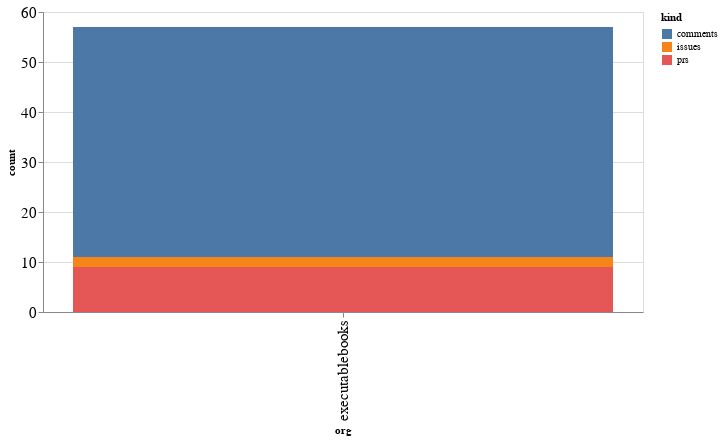

The notebook cell this image was saved under:
### Code cell
alt.Chart(org_summaries, width=600).mark_bar().encode(
    x='org',
    y='count',
    color='kind',
    tooltip="org"
)

### Figure 1 — Vega-Lite specification as saved in the notebook (floating-point values rounded to 4 significant figures)
{"config": {"axisLeft": {"labelFontSize": 15}, "axisBottom": {"labelFontSize": 15}}, "data": {"name": "data-95869e581a0dc4b035f74e36a5fba0c5"}, "mark": "bar", "encoding": {"color": {"type": "nominal", "field": "kind"}, "tooltip": {"type": "nominal", "field": "org"}, "x": {"type": "nominal", "field": "org"}, "y": {"type": "quantitative", "field": "count"}}, "width": 600, "$schema": "https://vega.github.io/schema/vega-lite/v4.8.1.json", "datasets": {"data-95869e581a0dc4b035f74e36a5fba0c5": [{"org": "executablebooks", "kind": "comments", "count": 46}, {"org": "executablebooks", "kind": "issues", "count": 2}, {"org": "executablebooks", "kind": "prs", "count": 9}]}}
